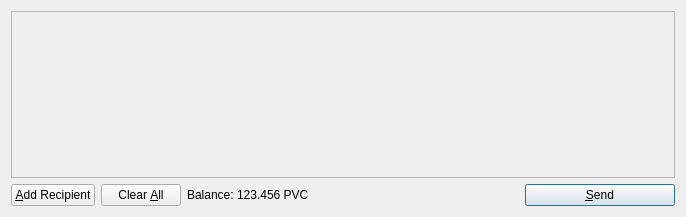
<?xml version="1.0" encoding="UTF-8"?>
<ui version="4.0">
 <class>SendCoinsDialog</class>
 <widget class="QDialog" name="SendCoinsDialog">
  <property name="geometry">
   <rect>
    <x>0</x>
    <y>0</y>
    <width>686</width>
    <height>217</height>
   </rect>
  </property>
  <property name="windowTitle">
   <string>Send Coins</string>
  </property>
  <layout class="QVBoxLayout" name="verticalLayout">
   <item>
    <widget class="QScrollArea" name="scrollArea">
     <property name="widgetResizable">
      <bool>true</bool>
     </property>
     <widget class="QWidget" name="scrollAreaWidgetContents">
      <property name="geometry">
       <rect>
        <x>0</x>
        <y>0</y>
        <width>666</width>
        <height>165</height>
       </rect>
      </property>
      <layout class="QVBoxLayout" name="verticalLayout_2">
       <property name="margin">
        <number>0</number>
       </property>
       <item>
        <layout class="QVBoxLayout" name="entries">
         <property name="spacing">
          <number>6</number>
         </property>
        </layout>
       </item>
       <item>
        <spacer name="verticalSpacer">
         <property name="orientation">
          <enum>Qt::Vertical</enum>
         </property>
         <property name="sizeHint" stdset="0">
          <size>
           <width>20</width>
           <height>40</height>
          </size>
         </property>
        </spacer>
       </item>
      </layout>
     </widget>
    </widget>
   </item>
   <item>
    <layout class="QHBoxLayout" name="horizontalLayout">
     <item>
      <widget class="QPushButton" name="addButton">
       <property name="toolTip">
        <string>Send to multiple recipients at once</string>
       </property>
       <property name="text">
        <string>&amp;Add Recipient</string>
       </property>
       <property name="icon">
        <iconset resource="../bitcoin.qrc">
         <normaloff>:/icons/add</normaloff>:/icons/add</iconset>
       </property>
       <property name="autoDefault">
        <bool>false</bool>
       </property>
      </widget>
     </item>
     <item>
      <widget class="QPushButton" name="clearButton">
       <property name="sizePolicy">
        <sizepolicy hsizetype="Minimum" vsizetype="Fixed">
         <horstretch>0</horstretch>
         <verstretch>0</verstretch>
        </sizepolicy>
       </property>
       <property name="toolTip">
        <string>Remove all transaction fields</string>
       </property>
       <property name="text">
        <string>Clear &amp;All</string>
       </property>
       <property name="icon">
        <iconset resource="../bitcoin.qrc">
         <normaloff>:/icons/remove</normaloff>:/icons/remove</iconset>
       </property>
       <property name="autoRepeatDelay">
        <number>300</number>
       </property>
       <property name="autoDefault">
        <bool>false</bool>
       </property>
      </widget>
     </item>
     <item>
      <layout class="QHBoxLayout" name="horizontalLayout_2">
       <property name="spacing">
        <number>3</number>
       </property>
       <item>
        <widget class="QLabel" name="label">
         <property name="text">
          <string>Balance:</string>
         </property>
        </widget>
       </item>
       <item>
        <widget class="QLabel" name="labelBalance">
         <property name="cursor">
          <cursorShape>IBeamCursor</cursorShape>
         </property>
         <property name="text">
          <string>123.456 PVC</string>
         </property>
         <property name="textInteractionFlags">
          <set>Qt::LinksAccessibleByMouse|Qt::TextSelectableByKeyboard|Qt::TextSelectableByMouse</set>
         </property>
        </widget>
       </item>
      </layout>
     </item>
     <item>
      <spacer name="horizontalSpacer">
       <property name="orientation">
        <enum>Qt::Horizontal</enum>
       </property>
       <property name="sizeHint" stdset="0">
        <size>
         <width>40</width>
         <height>20</height>
        </size>
       </property>
      </spacer>
     </item>
     <item>
      <widget class="QPushButton" name="sendButton">
       <property name="minimumSize">
        <size>
         <width>150</width>
         <height>0</height>
        </size>
       </property>
       <property name="toolTip">
        <string>Confirm the send action</string>
       </property>
       <property name="text">
        <string>&amp;Send</string>
       </property>
       <property name="icon">
        <iconset resource="../bitcoin.qrc">
         <normaloff>:/icons/send</normaloff>:/icons/send</iconset>
       </property>
       <property name="default">
        <bool>true</bool>
       </property>
      </widget>
     </item>
    </layout>
   </item>
  </layout>
 </widget>
 <resources>
  <include location="../bitcoin.qrc"/>
 </resources>
 <connections/>
</ui>
